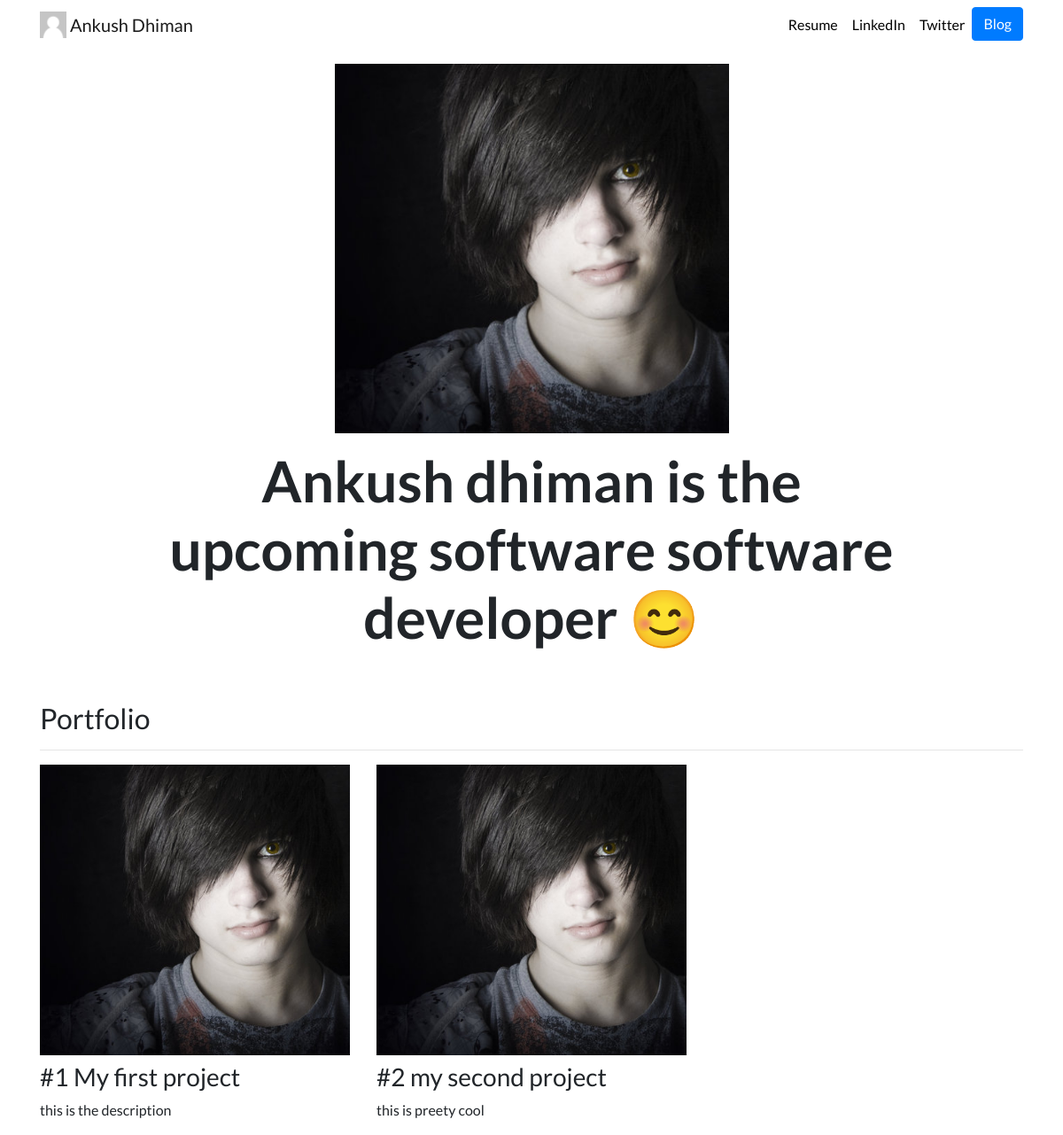
The page / on the database its author committed.
### portfolio/models.py (models this page shows, shortened)
class Project(models.Model):
    title = models.CharField(max_length=100)
    description = models.CharField(max_length=250)
    image = models.ImageField(upload_to='portfolio/images')
    url = models.URLField(blank=True)

### portfolio/views.py (the view)
# urls.py: 2. Add a URL to urlpatterns:  path('', views.home, name='home')
def home(request):
    projects = Project.objects.all()
    return render(request, 'portfolio/home.html',{'projects':projects})

### portfolio/templates/portfolio/home.html
{% extends 'portfolio/base.html' %}
{% load static %}
{% block content %}
<div class="row justify-content-center my-3">
    <div class="col-5">
      <img src="{% static 'portfolio/img.jpg' %}" class="img-fluid">
    </div>
  </div>
  <div class="row justify-content-center mb-3">
    <div class="col-md-9 text-center">
      <h1 id="hometext" class="font-weight-bold">Ankush dhiman is the upcoming software software developer 😊</h1>
    </div>
  </div>
  <h2 class="mt-5">Portfolio</h2>
  <hr>
    <div class="row">
        {% for project in projects %}
        <div class="col-lg-4 col-md-6">
          {% if project.url %}
          <a href="{{ project.url }}">
            <img src="{{ project.image.url }}" class="img-fluid mb-2">
          </a>
          {% else %}
          <img src="{{ project.image.url }}" class="img-fluid mb-2">
          {% endif %}
          <h3>{{ project.title }}</h3>
          <p>{{ project.description }}</p>
        </div>
        {% endfor %}
      </div>
{% endblock %}

### portfolio/templates/portfolio/base.html (shortened to what this page needs)
{% load static %}
<!doctype html>
<html lang="en">
<head>
  <link rel="stylesheet" href="https://stackpath.bootstrapcdn.com/bootstrap/4.4.1/css/bootstrap.min.css">
  <link rel="stylesheet" href="{% static "portfolio/custom.css" %}">
</head>
  <body>
    <nav class="navbar navbar-expand-lg navbar-light" id="topNav">
        <div class="container">
          <a class="navbar-brand" href="{% url 'home' %}">
              <img src="{% static 'portfolio/logo.png' %}" width=30 height=30 class="d-inline-block align-top" alt="Ankush's Logo">
              <span>Ankush Dhiman</span>
          </a>
          <div class="collapse navbar-collapse text-center" id="navbarNav">
            <ul class="navbar-nav ml-auto">
              <li class="nav-item">
                <a class="nav-link" href="{% static 'portfolio/resume.pdf' %}">Resume</a>
              </li>
              <li class="nav-item">
                <a class="nav-link" href="https://www.linkedin.com/in/ankush-dhiman-414024ba/" target="_blank">LinkedIn</a>
              </li>
              <li class="nav-item">
                <a class="nav-link" href="https://twitter.com/13_anku" target="_blank">Twitter</a>
              </li>
              <li>
                <a role="button" href="{% url 'blog:all_blogs' %}" class="btn btn-primary">Blog</a>
              </li>
            </ul>
          </div>
        </div>
      </nav>
      <div class="container">
        {% block content %}{% endblock %}
      </div>
</body>
</html>

### portfolio/static/portfolio/custom.css (style rules this page uses)
.navbar-nav .nav-link { color: rgba(0,0,0,1) !important; }
body { font-family: 'Lato', sans-serif; }
@media (min-width: 992px) { #hometext { font-size: 4rem; } }

### rows shown on the page
Project: image (picture), title "#1 My first project", description "this is the description"
Project: image (picture), title "#2 my second project", description "this is preety cool"
